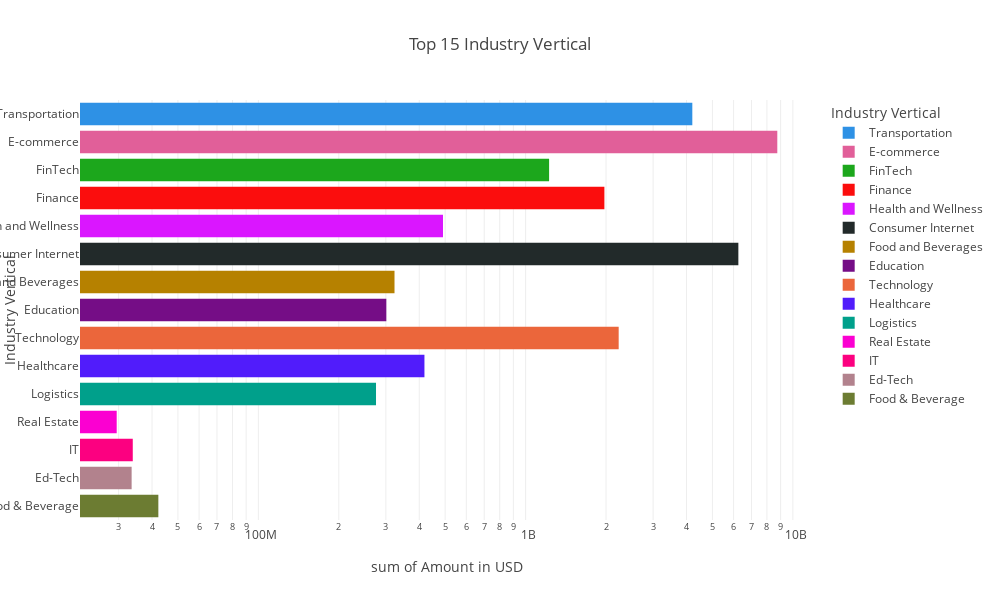

This figure's notebook cell:
### Code cell
df_top_industry_vertical.sort_values(by='Amount in USD', ascending=False, inplace=True)
fig = px.histogram(df_top_industry_vertical,
                    x="Amount in USD", y="Industry Vertical", color="Industry Vertical", hover_name="Startup Name", log_x=True,width=1000, height=600,
                title="Top 15 Industry Vertical", labels={"Amount in USD": "Amount in USD", "Industry Vertical": "Industry Vertical"}, template='ygridoff',
                color_discrete_sequence=px.colors.qualitative.Dark24, nbins=100, )
fig.show()

### Figure 1 — Plotly figure (JSON) as saved in the notebook; plotly's stock layout.template omitted (floating-point values rounded to 4 significant figures; data arrays with more than 128 entries replaced by an {"elided": "..."} marker saying what was removed)
{"data": [{"alignmentgroup": "True", "bingroup": "y", "histfunc": "sum", "hovertemplate": "Industry Vertical=%{y}<br>sum of Amount in USD=%{x}<extra></extra>", "legendgroup": "Transportation", "marker": {"color": "#2E91E5", "pattern": {"shape": ""}}, "name": "Transportation", "nbinsy": 100, "offsetgroup": "Transportation", "orientation": "h", "showlegend": true, "type": "histogram", "x": [3900000000, 283000000, 8048394, 5600000, 5000000, 3584000, 300000], "xaxis": "x", "y": ["Transportation", "Transportation", "Transportation", "Transportation", "Transportation", "Transportation", "Transportation"], "yaxis": "y"}, {"alignmentgroup": "True", "bingroup": "y", "histfunc": "sum", "hovertemplate": "Industry Vertical=%{y}<br>sum of Amount in USD=%{x}<extra></extra>", "legendgroup": "E-commerce", "marker": {"color": "#E15F99", "pattern": {"shape": ""}}, "name": "E-commerce", "nbinsy": 100, "offsetgroup": "E-commerce", "orientation": "h", "showlegend": true, "type": "histogram", "x": {"elided": "300 int values"}, "xaxis": "x", "y": {"elided": "300 str values"}, "yaxis": "y"}, {"alignmentgroup": "True", "bingroup": "y", "histfunc": "sum", "hovertemplate": "Industry Vertical=%{y}<br>sum of Amount in USD=%{x}<extra></extra>", "legendgroup": "FinTech", "marker": {"color": "#1CA71C", "pattern": {"shape": ""}}, "name": "FinTech", "nbinsy": 100, "offsetgroup": "FinTech", "orientation": "h", "showlegend": true, "type": "histogram", "x": [1000000000, 110000000, 52000000, 17411265, 15500000, 15000000, 4500000, 3500000, 3300000, 3000000], "xaxis": "x", "y": ["FinTech", "FinTech", "FinTech", "FinTech", "FinTech", "FinTech", "FinTech", "FinTech", "FinTech", "FinTech"], "yaxis": "y"}, {"alignmentgroup": "True", "bingroup": "y", "histfunc": "sum", "hovertemplate": "Industry Vertical=%{y}<br>sum of Amount in USD=%{x}<extra></extra>", "legendgroup": "Finance", "marker": {"color": "#FB0D0D", "pattern": {"shape": ""}}, "name": "Finance", "nbinsy": 100, "offsetgroup": "Finance", "orientation": "h", "showlegend": true, "type": "histogram", "x": [600000000, 270000000, 200000000, 140000000, 87000000, 75000000, 55000000, 47000000, 45000000, 42000000, 32000000, 29000000, 25000000, 23500000, 23000000, 22000000, 21500000, 19500000, 19000000, 17000000, 16000000, 15700000, 15000000, 14800000, 10000000, 10000000, 9000000, 8000000, 6240000, 6000000, 6000000, 5900000, 5000000, 5000000, 5000000, 4700000, 4700000, 4600000, 4000000, 3800000, 3500000, 3000000, 2000000, 2000000, 2000000, 1000000, 1000000, 1000000, 978000, 570000, 500000, 500000, 450000, 450000, 250000, 150000, 150000, null, null, null, null, null], "xaxis": "x", "y": ["Finance", "Finance", "Finance", "Finance", "Finance", "Finance", "Finance", "Finance", "Finance", "Finance", "Finance", "Finance", "Finance", "Finance", "Finance", "Finance", "Finance", "Finance", "Finance", "Finance", "Finance", "Finance", "Finance", "Finance", "Finance", "Finance", "Finance", "Finance", "Finance", "Finance", "Finance", "Finance", "Finance", "Finance", "Finance", "Finance", "Finance", "Finance", "Finance", "Finance", "Finance", "Finance", "Finance", "Finance", "Finance", "Finance", "Finance", "Finance", "Finance", "Finance", "Finance", "Finance", "Finance", "Finance", "Finance", "Finance", "Finance", "Finance", "Finance", "Finance", "Finance", "Finance"], "yaxis": "y"}, {"alignmentgroup": "True", "bingroup": "y", "histfunc": "sum", "hovertemplate": "Industry Vertical=%{y}<br>sum of Amount in USD=%{x}<extra></extra>", "legendgroup": "Health and Wellness", "marker": {"color": "#DA16FF", "pattern": {"shape": ""}}, "name": "Health and Wellness", "nbinsy": 100, "offsetgroup": "Health and Wellness", "orientation": "h", "showlegend": true, "type": "histogram", "x": [450000000, 22000000, 12000000, 6000000, 486000, 200000], "xaxis": "x", "y": ["Health and Wellness", "Health and Wellness", "Health and Wellness", "Health and Wellness", "Health and Wellness", "Health and Wellness"], "yaxis": "y"}, {"alignmentgroup": "True", "bingroup": "y", "histfunc": "sum", "hovertemplate": "Industry Vertical=%{y}<br>sum of Amount in USD=%{x}<extra></extra>", "legendgroup": "Consumer Internet", "marker": {"color": "#222A2A", "pattern": {"shape": ""}}, "name": "Consumer Internet", "nbinsy": 100, "offsetgroup": "Consumer Internet", "orientation": "h", "showlegend": true, "type": "histogram", "x": {"elided": "941 int values"}, "xaxis": "x", "y": {"elided": "941 str values"}, "yaxis": "y"}, {"alignmentgroup": "True", "bingroup": "y", "histfunc": "sum", "hovertemplate": "Industry Vertical=%{y}<br>sum of Amount in USD=%{x}<extra></extra>", "legendgroup": "Food and Beverages", "marker": {"color": "#B68100", "pattern": {"shape": ""}}, "name": "Food and Beverages", "nbinsy": 100, "offsetgroup": "Food and Beverages", "orientation": "h", "showlegend": true, "type": "histogram", "x": [200000000, 100000000, 10000000, 6590000, 5600000, 500000, 311200, 138995, 0], "xaxis": "x", "y": ["Food and Beverages", "Food and Beverages", "Food and Beverages", "Food and Beverages", "Food and Beverages", "Food and Beverages", "Food and Beverages", "Food and Beverages", "Food and Beverages"], "yaxis": "y"}, {"alignmentgroup": "True", "bingroup": "y", "histfunc": "sum", "hovertemplate": "Industry Vertical=%{y}<br>sum of Amount in USD=%{x}<extra></extra>", "legendgroup": "Education", "marker": {"color": "#750D86", "pattern": {"shape": ""}}, "name": "Education", "nbinsy": 100, "offsetgroup": "Education", "orientation": "h", "showlegend": true, "type": "histogram", "x": [200000000, 50000000, 10000000, 8600000, 8200000, 6000000, 5000000, 4000000, 3000000, 1500000, 1000000, 1000000, 900000, 750000, 670000, 278000, 100000, 100000, 45000, null, null, null, null, null], "xaxis": "x", "y": ["Education", "Education", "Education", "Education", "Education", "Education", "Education", "Education", "Education", "Education", "Education", "Education", "Education", "Education", "Education", "Education", "Education", "Education", "Education", "Education", "Education", "Education", "Education", "Education"], "yaxis": "y"}, {"alignmentgroup": "True", "bingroup": "y", "histfunc": "sum", "hovertemplate": "Industry Vertical=%{y}<br>sum of Amount in USD=%{x}<extra></extra>", "legendgroup": "Technology", "marker": {"color": "#EB663B", "pattern": {"shape": ""}}, "name": "Technology", "nbinsy": 100, "offsetgroup": "Technology", "orientation": "h", "showlegend": true, "type": "histogram", "x": {"elided": "478 int values"}, "xaxis": "x", "y": {"elided": "478 str values"}, "yaxis": "y"}, {"alignmentgroup": "True", "bingroup": "y", "histfunc": "sum", "hovertemplate": "Industry Vertical=%{y}<br>sum of Amount in USD=%{x}<extra></extra>", "legendgroup": "Healthcare", "marker": {"color": "#511CFB", "pattern": {"shape": ""}}, "name": "Healthcare", "nbinsy": 100, "offsetgroup": "Healthcare", "orientation": "h", "showlegend": true, "type": "histogram", "x": [100000000, 40000000, 37000000, 26000000, 21000000, 21000000, 21000000, 19500000, 19000000, 15800000, 12000000, 10000000, 10000000, 7400000, 6000000, 5000000, 5000000, 4200000, 4000000, 4000000, 4000000, 3100000, 3000000, 2100000, 2100000, 2000000, 1900000, 1500000, 1500000, 1350000, 1000000, 1000000, 1000000, 1000000, 750000, 500000, 500000, 443000, 400000, 300000, 200000, 200000, 175000, 150000, 150000, null, null, null, null, null, null, null, null, null, null, null, null, null, null, null, null, null, null, null, null, null, null, null, null, null, null], "xaxis": "x", "y": ["Healthcare", "Healthcare", "Healthcare", "Healthcare", "Healthcare", "Healthcare", "Healthcare", "Healthcare", "Healthcare", "Healthcare", "Healthcare", "Healthcare", "Healthcare", "Healthcare", "Healthcare", "Healthcare", "Healthcare", "Healthcare", "Healthcare", "Healthcare", "Healthcare", "Healthcare", "Healthcare", "Healthcare", "Healthcare", "Healthcare", "Healthcare", "Healthcare", "Healthcare", "Healthcare", "Healthcare", "Healthcare", "Healthcare", "Healthcare", "Healthcare", "Healthcare", "Healthcare", "Healthcare", "Healthcare", "Healthcare", "Healthcare", "Healthcare", "Healthcare", "Healthcare", "Healthcare", "Healthcare", "Healthcare", "Healthcare", "Healthcare", "Healthcare", "Healthcare", "Healthcare", "Healthcare", "Healthcare", "Healthcare", "Healthcare", "Healthcare", "Healthcare", "Healthcare", "Healthcare", "Healthcare", "Healthcare", "Healthcare", "Healthcare", "Healthcare", "Healthcare", "Healthcare", "Healthcare", "Healthcare", "Healthcare", "Healthcare"], "yaxis": "y"}, {"alignmentgroup": "True", "bingroup": "y", "histfunc": "sum", "hovertemplate": "Industry Vertical=%{y}<br>sum of Amount in USD=%{x}<extra></extra>", "legendgroup": "Logistics", "marker": {"color": "#00A08B", "pattern": {"shape": ""}}, "name": "Logistics", "nbinsy": 100, "offsetgroup": "Logistics", "orientation": "h", "showlegend": true, "type": "histogram", "x": [70000000, 30000000, 30000000, 15000000, 14900000, 14680000, 13000000, 12000000, 11000000, 10000000, 10000000, 9000000, 7700000, 6000000, 5500000, 4500000, 3100000, 2200000, 2000000, 1100000, 1000000, 1000000, 595000, 500000, 375000, 300000, 75000, null, null, null, null, null, null, null, null, null, null], "xaxis": "x", "y": ["Logistics", "Logistics", "Logistics", "Logistics", "Logistics", "Logistics", "Logistics", "Logistics", "Logistics", "Logistics", "Logistics", "Logistics", "Logistics", "Logistics", "Logistics", "Logistics", "Logistics", "Logistics", "Logistics", "Logistics", "Logistics", "Logistics", "Logistics", "Logistics", "Logistics", "Logistics", "Logistics", "Logistics", "Logistics", "Logistics", "Logistics", "Logistics", "Logistics", "Logistics", "Logistics", "Logistics", "Logistics"], "yaxis": "y"}, {"alignmentgroup": "True", "bingroup": "y", "histfunc": "sum", "hovertemplate": "Industry Vertical=%{y}<br>sum of Amount in USD=%{x}<extra></extra>", "legendgroup": "Real Estate", "marker": {"color": "#FB00D1", "pattern": {"shape": ""}}, "name": "Real Estate", "nbinsy": 100, "offsetgroup": "Real Estate", "orientation": "h", "showlegend": true, "type": "histogram", "x": [23000000, 4000000, 2500000, null, null, null], "xaxis": "x", "y": ["Real Estate", "Real Estate", "Real Estate", "Real Estate", "Real Estate", "Real Estate"], "yaxis": "y"}, {"alignmentgroup": "True", "bingroup": "y", "histfunc": "sum", "hovertemplate": "Industry Vertical=%{y}<br>sum of Amount in USD=%{x}<extra></extra>", "legendgroup": "IT", "marker": {"color": "#FC0080", "pattern": {"shape": ""}}, "name": "IT", "nbinsy": 100, "offsetgroup": "IT", "orientation": "h", "showlegend": true, "type": "histogram", "x": [20000000, 4000000, 3000000, 2500000, 1700000, 1400000, 1100000, 180000], "xaxis": "x", "y": ["IT", "IT", "IT", "IT", "IT", "IT", "IT", "IT"], "yaxis": "y"}, {"alignmentgroup": "True", "bingroup": "y", "histfunc": "sum", "hovertemplate": "Industry Vertical=%{y}<br>sum of Amount in USD=%{x}<extra></extra>", "legendgroup": "Ed-Tech", "marker": {"color": "#B2828D", "pattern": {"shape": ""}}, "name": "Ed-Tech", "nbinsy": 100, "offsetgroup": "Ed-Tech", "orientation": "h", "showlegend": true, "type": "histogram", "x": [13500000, 10000000, 3000000, 3000000, 2000000, 772500, 500000, 300000, 180000, 150000, 100000, 46140, null, null], "xaxis": "x", "y": ["Ed-Tech", "Ed-Tech", "Ed-Tech", "Ed-Tech", "Ed-Tech", "Ed-Tech", "Ed-Tech", "Ed-Tech", "Ed-Tech", "Ed-Tech", "Ed-Tech", "Ed-Tech", "Ed-Tech", "Ed-Tech"], "yaxis": "y"}, {"alignmentgroup": "True", "bingroup": "y", "histfunc": "sum", "hovertemplate": "Industry Vertical=%{y}<br>sum of Amount in USD=%{x}<extra></extra>", "legendgroup": "Food & Beverage", "marker": {"color": "#6C7C32", "pattern": {"shape": ""}}, "name": "Food & Beverage", "nbinsy": 100, "offsetgroup": "Food & Beverage", "orientation": "h", "showlegend": true, "type": "histogram", "x": [11100000, 6300000, 6000000, 6000000, 2700000, 2000000, 2000000, 1500000, 1000000, 1000000, 1000000, 550000, 500000, 368000, 218000, null, null, null, null, null, null, null, null], "xaxis": "x", "y": ["Food & Beverage", "Food & Beverage", "Food & Beverage", "Food & Beverage", "Food & Beverage", "Food & Beverage", "Food & Beverage", "Food & Beverage", "Food & Beverage", "Food & Beverage", "Food & Beverage", "Food & Beverage", "Food & Beverage", "Food & Beverage", "Food & Beverage", "Food & Beverage", "Food & Beverage", "Food & Beverage", "Food & Beverage", "Food & Beverage", "Food & Beverage", "Food & Beverage", "Food & Beverage"], "yaxis": "y"}], "layout": {"barmode": "relative", "height": 600, "legend": {"title": {"text": "Industry Vertical"}, "tracegroupgap": 0}, "title": {"text": "Top 15 Industry Vertical"}, "width": 1000, "xaxis": {"anchor": "y", "domain": [0, 1], "title": {"text": "sum of Amount in USD"}, "type": "log"}, "yaxis": {"anchor": "x", "categoryarray": ["Food & Beverage", "Ed-Tech", "IT", "Real Estate", "Logistics", "Healthcare", "Technology", "Education", "Food and Beverages", "Consumer Internet", "Health and Wellness", "Finance", "FinTech", "E-commerce", "Transportation"], "categoryorder": "array", "domain": [0, 1], "title": {"text": "Industry Vertical"}}}}
